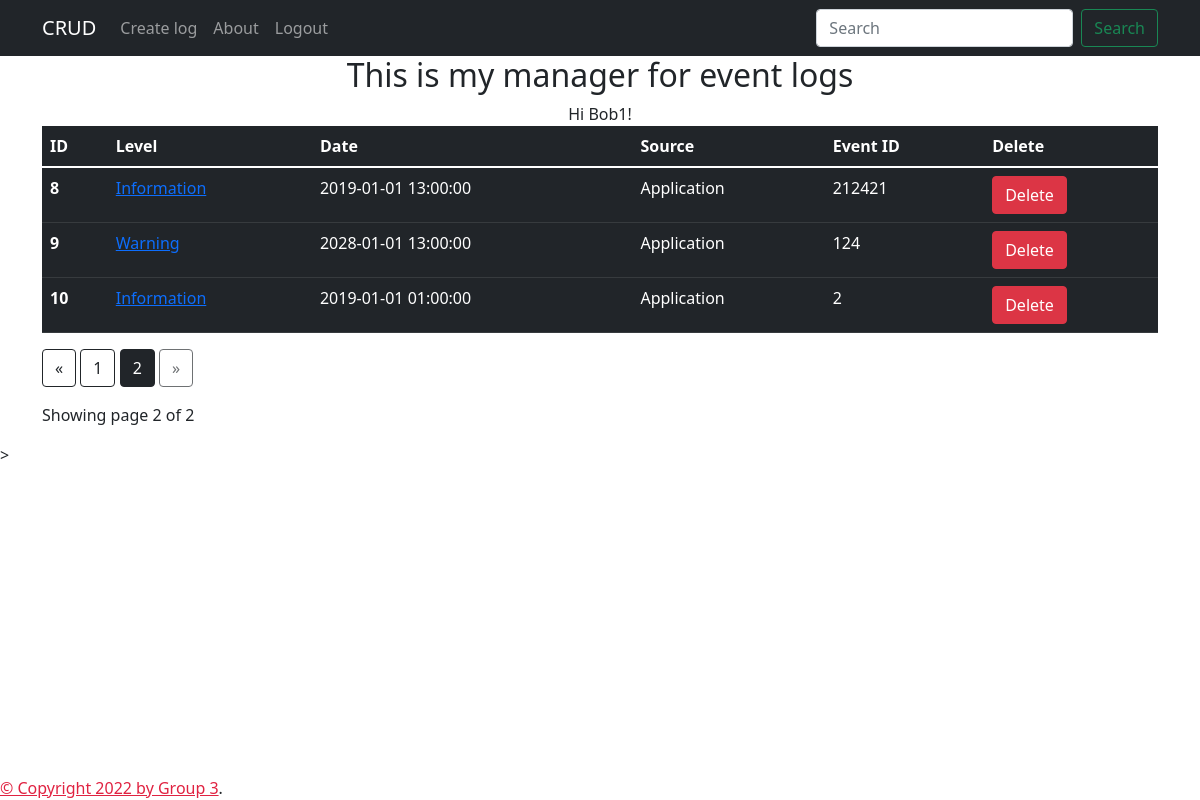
The app's page /?page=2 (signed in), older data.
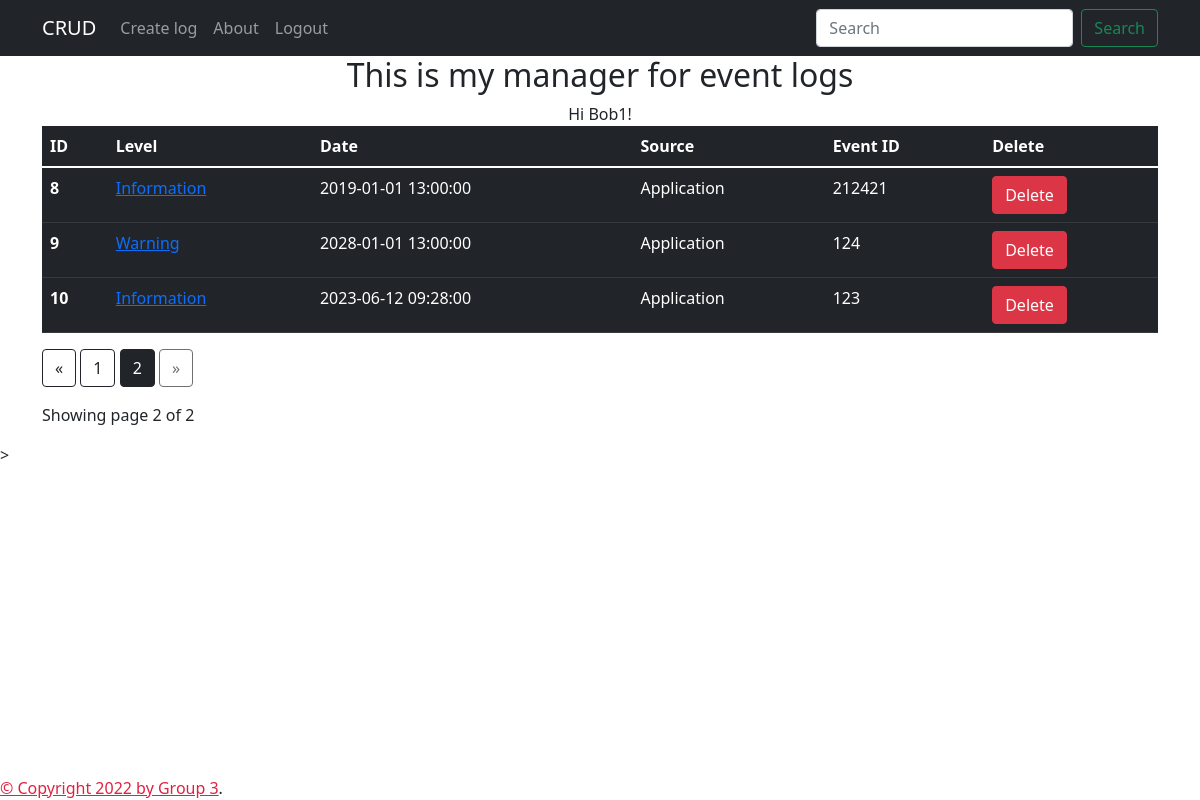
The same page, newer data.
### models.py (models this page shows, shortened)
class Events_model(db.Model):
    __tablename__ = 'event_errors'
    id = db.Column(db.Integer, primary_key=True)
    level = db.Column(db.String(80))
    date_time = db.Column(db.DateTime, default=datetime.utcnow)
    source = db.Column(db.String(80))
    event_id = db.Column(db.Integer())

### app.py (the view)
@app.route('/')
@login_required
def home():
    page = request.args.get('page', type = int)
    application_logs = Events_model.query.paginate(page = page, per_page = 5)
    return render_template('index.html', application_logs=application_logs, name = current_user), 200
    r

### app.py (called while the page is built)
@login_manager.user_loader
def load_user(user_id):
    return User.query.get(int(user_id))

### templates/index.html (shortened to what this page needs)
{% extends "base.html" %}
{% block content %}
<div class="container" style="text-align: center;width: 100%;">
    <h2> This is my manager for event logs</h2>
     Hi {{ current_user.username }}!
</div>
<div class = "container">
      <table class="table table-dark">
        <thead>
          <tr>
            <th scope="col">ID</th>
            <th scope="col">Level</th>
            <th scope="col">Date</th>
            <th scope="col">Source</th>
            <th scope="col">Event ID</th>
            <th scope="col">Delete</th>
          </tr>
        </thead>
        <tbody>
            {% for application_log in application_logs.items %}
        <a href="#">
          <tr>
            <th scope="row">{{application_log.id}}</th>
            <td><a href='/data/{{application_log.id}}/update'>{{application_log.level}}</a></td>
            <td>{{application_log.date_time}}</td>
            <td>{{application_log.source}}</td>
            <td>{{application_log.event_id}}</td>
            <td><a href='/data/{{application_log.id}}/delete' onclick="return confirm('Are you sure you want to delete this item?');" type="button" class="btn btn-danger">Delete</a></td>
          </tr>
        </a>
          {% endfor %}
        </tbody>
      </table>
<div class="text-right">
  <a href="{{ url_for('home', page=application_logs.prev_num) }}"
     class="btn btn-outline-dark
     {% if application_logs.page == 1 %}disabled{% endif %}">
      &laquo;
  </a>
  {% for page_num in application_logs.iter_pages(left_edge=1, right_edge=1, left_current=1, right_current=2) %}{% if page_num %}
          {% if application_logs.page == page_num %}
          <a href="{{ url_for('home', page=page_num) }}"
             class="btn btn-dark">
              {{ page_num }}
          </a>
          {% else %}
          <a href="{{ url_for('home', page=page_num) }}"
             class="btn btn-outline-dark">
              {{ page_num }}
          </a>
          {% endif %}
      {% else %}
          ...
      {% endif %}
  {% endfor %}    <a href="{{ url_for('home', page=application_logs.next_num) }}"
     class="btn btn-outline-dark
     {% if application_logs.page == application_logs.pages %}disabled{% endif %}">
      &raquo;
  </a>
</div>
<p class="text-right mt-3">
 Showing page {{ application_logs.page }} of {{ application_logs.pages }}
</p>
</div>>
{% endblock %}

Row changes from the older to the newer data that the page shows:
changed Events_model id 10: date_time "2019-01-01 01:00:00" → "2023-06-12 09:28:00"; event_id "2" → "123"
